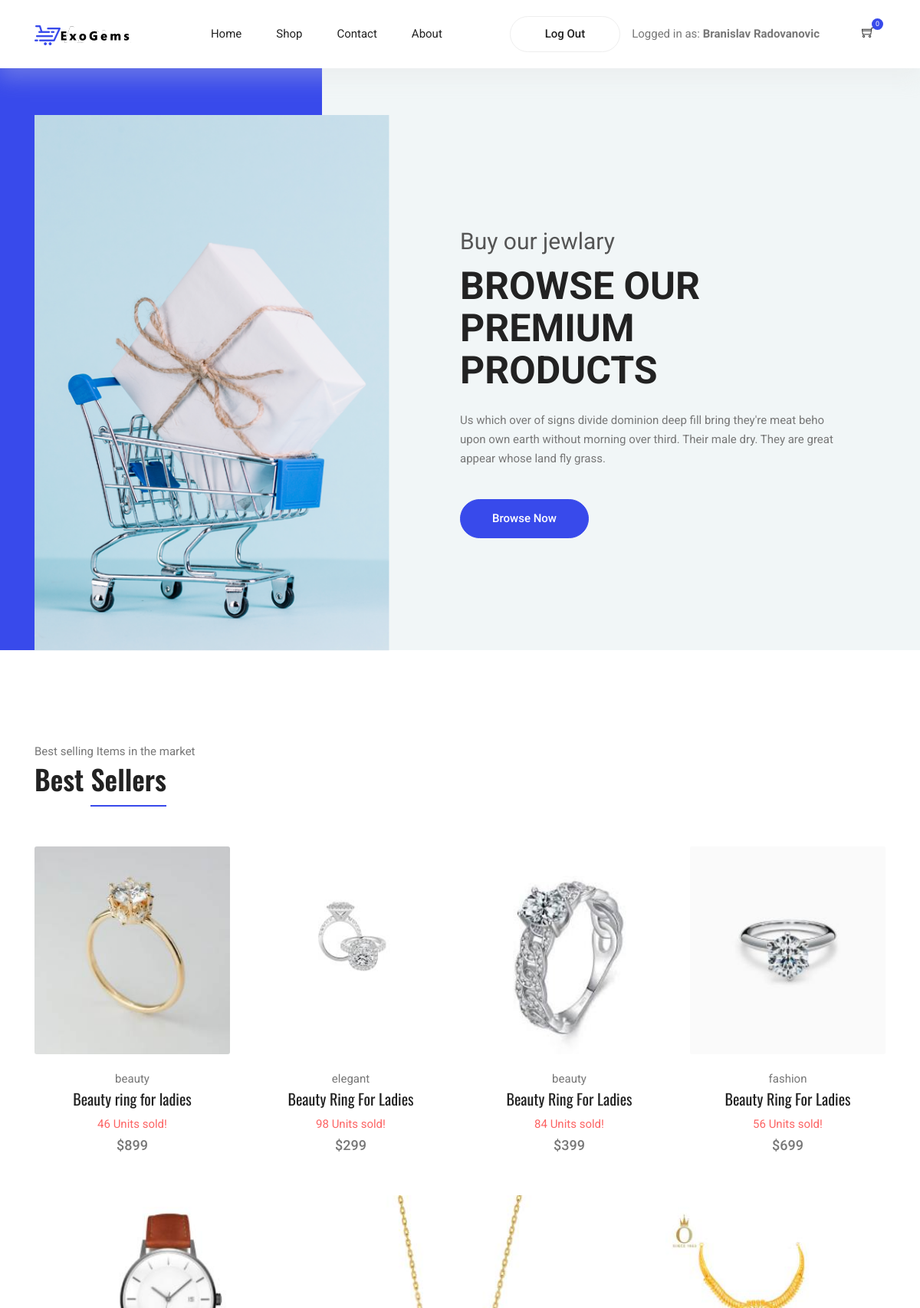
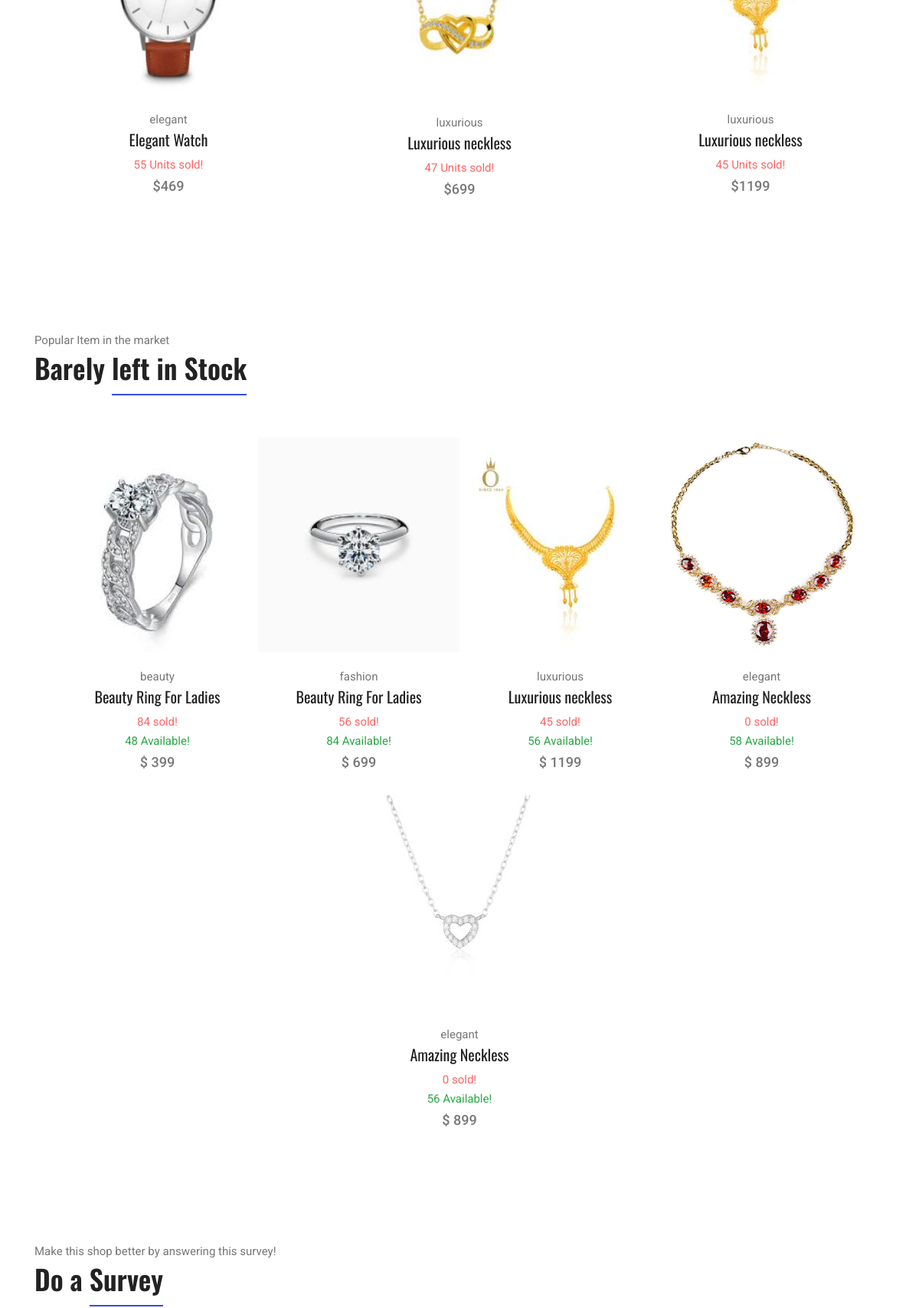
Screenshot of / (signed in, upper part) with the database file from the repository (2 pictures, top to bottom).
### tables this page shows
CREATE TABLE `header` (
  `id` int(11) NOT NULL,
  `path` varchar(100) NOT NULL,
  `name` varchar(100) NOT NULL
);

### php/logic.php (called while the page is built, shortened)
<?php
function getHeader(){
    global $conn;
    $query = "SELECT * FROM header";
    $rez = $conn -> query($query) ->fetchAll();
    return $rez;
}
function isLogged()
{
    return isset($_SESSION["user"]);
}
function getTrendingProducts(){
    global $conn;
    $query = "SELECT cat.name as category, pic.path as imgSrc, p.text as text, pri.price as price, p.unitsSold as unitsSold  FROM products p JOIN pictures pic ON p.picture_id = pic.id JOIN category as cat ON p.category_id = cat.id JOIN prices pri ON pri.product_id = p.id
    WHERE pri.status = 1 AND p.unitsSold > (SELECT AVG(unitsSold) FROM products)
    ORDER BY p.id";
    $res = $conn -> query($query) -> fetchAll();
    return $res;
}
function getStockItems(){
    global $conn;
    $query = "SELECT cat.name as category, pic.path as imgSrc, p.text as text, pri.price as price, p.unitsSold as unitsSold, p.quantityAvailable as available  FROM products p JOIN pictures pic ON p.picture_id = pic.id JOIN category as cat ON p.category_id = cat.id JOIN prices pri ON pri.product_id = p.id
    WHERE pri.status = 1 AND p.quantityAvailable > (SELECT AVG(quantityAvailable) FROM products)
    ORDER BY p.id";
    $res = $conn -> query($query) -> fetchAll();
    return $res;
}

### index.php (the view, shortened to what this page needs)
<?php
require_once("php/conn.php");
include("php/logic.php");
?>
<!DOCTYPE html>
<html lang="en">
<head>
  <link rel="stylesheet" href="vendors/bootstrap/bootstrap.min.css" />
  <link rel="stylesheet" href="vendors/fontawesome/css/all.min.css" />
	<link rel="stylesheet" href="vendors/themify-icons/themify-icons.css" />
  <link rel="stylesheet" href="css/style.css" />
</head>
<body>
	<?php include("php/header.php"); ?>
  <main class="site-main">
    <section class="hero-banner">
      <div class="container">
        <div class="row no-gutters align-items-center pt-60px">
          <div class="col-5 d-none d-sm-block">
            <div class="hero-banner__img">
              <img class="img-fluid" src="img/home/hero-banner.png" alt="banner" />
            </div>
          </div>
          <div class="col-sm-7 col-lg-6 offset-lg-1 pl-4 pl-md-5 pl-lg-0">
            <div class="hero-banner__content">
              <h4>Buy our jewlary</h4>
              <h1>Browse Our Premium Products</h1>
              <p>Us which over of signs divide dominion deep fill bring they're meat beho upon own earth without morning over third. Their male dry. They are great appear whose land fly grass.</p>
              <a class="button button-hero" href="category.php">Browse Now</a>
            </div>
          </div>
        </div>
      </div>
    </section>
    <section class="section-margin calc-60px">
      <div class="container">
        <div class="section-intro pb-60px">
          <p>Best selling Items in the market</p>
          <h2>Best <span class="section-intro__style">Sellers</span></h2>
        </div>
        <div class="row justify-content-around" id="trendingProducts">
        <?php
        $trendingProducts = getTrendingProducts();
        foreach ($trendingProducts as $tp):
        ?>
          <div class="col-md-6 col-lg-4 col-xl-3">
            <div class="card text-center card-product">
              <div class="card-product__img">
                <img class="card-img" src="<?= $tp -> imgSrc?>" alt="" />
              </div>
              <div class="card-body">
                <p><?=$tp -> category ?></p>
                <h4 class="card-product__title"><?= $tp -> text ?></h4>
                <p class=" br-sm-text-sellers"><?= $tp -> unitsSold?> Units sold!</p>
                <p class="card-product__price">$<?= $tp->price?></p>
              </div>
            </div>
          </div>
          <?php endforeach; ?>
        </div>
      </div>
    </section>
    <section class="section-margin calc-60px">
      <div class="container">
        <div class="section-intro pb-60px">
          <p>Popular Item in the market</p>
          <h2>Barely <span class="section-intro__style">left in Stock</span></h2>
        </div>
        <div class="d-flex justify-content-center flex-wrap align-items-center" id="bestSellersHolder">
          <?php
            $stockItems = getStockItems();
            foreach ($stockItems as $tp):
          ?>
          <div class="card text-center card-product my-1">
            <div class="card-product__img">
              <img class="img-fluid" src="<?= $tp -> imgSrc?>" alt="" />
            </div>
            <div class="card-body">
              <p><?=$tp -> category ?></p>
              <h4 class="card-product__title"><a href="single-product.php"><?= $tp -> text ?></a></h4>
              <p class=" br-sm-text-sellers"><?= $tp -> unitsSold?> sold!</p>
              <p class="  text-success"><?= $tp -> available?> Available!</p>
              <p class="card-product__price">$ <?= $tp -> price?></p>
            </div>
          </div>
          <?php endforeach; ?>
        </div>
      </div>
    </section>
      <?php if(isLogged()): ?>
    <section class="section-margin calc-60px surveyBlock">
      <div class="container">
        <div class="section-intro pb-60px">
          <p>Make this shop better by answering this survey!</p>
          <h2>Do a <span class="section-intro__style">Survey</span></h2>
        </div>
      </div>
    </section>
    <?php endif ?>
  </main>
</body>
</html>

### php/header.php (shortened to what this page needs)
<?php
$header = getHeader();
?>
<header class="header_area">
    <div class="main_menu">
      <nav class="navbar navbar-expand-lg navbar-light">
        <div class="container">
          <a class="navbar-brand logo_h" href="index.php"><img src="img/logo.png" alt=""></a>
          <div class="collapse navbar-collapse offset" id="navbarSupportedContent">
            <ul class="nav navbar-nav menu_nav ml-auto mr-auto">
              <?php
                foreach($header as $item):
                  if($item -> name == "Home" || $item -> name == "Shop" || $item -> name == "Contact" || $item -> name == "About"):
              ?>
                    <li class="nav-item"><a class="nav-link" href="<?= $item -> path?>"><?= $item -> name ?></a></li>
                  <?php
                  endif; ?>
                  <?php
                  endforeach;
                  ?>
            </ul>
            <ul class="nav-shop d-flex justify-content-evenly my-3 align-items-center">
                <?php
                  foreach($header as $item):
                ?>
                <?php  endif;
                    if(isLogged() && $item -> name == "Log Out"):
                ?>
                  <li class='nav-item'><a class='button button-header' href="<?= $item -> path?>"><?= $item -> name ?></a></li>
                  <?php endif;
                 endforeach;?>
                <?php if(isLogged()):?>
                  <li class='nav-item'>Logged in as: <b><?=$_SESSION['user']-> name?> <?=$_SESSION['user']-> lastname?></b></li>
                <?php endif?>
              <li class="nav-item">
                <button id="cartButton">
                  <a href="cart.php">
                    <i class="ti-shopping-cart"></i>
                    <span class="nav-shop__circle" id="cartNumberOfProducts">
                      <?php
                      if(isLogged()){
                                $i = 0;
                                echo $i;
                              }
                    ?> </span>
                  </a>
                </button>
              </li>
            </ul>
          </div>
        </div>
      </nav>
    </div>
  </header>

### css/style.css (style rules this page uses)
body { color:#777;font-family:"Roboto",sans-serif;font-size:15px;font-weight:400;line-height:1.667 }
ul { list-style-type:none;margin:0;padding:0 }
button { cursor:pointer }
h1,h2,h3,h4,h5,h6 { font-family:"Oswald",sans-serif;color:#222;line-height:1.1 }
h1,.h1 { font-size:50px;font-weight:700 }
h2,.h2 { font-size:36px;font-weight:600 }
h4,.h4 { font-size:20px;font-weight:400;line-height:1.3 }
a { display:inline-block }
.section-margin { margin:45px 0 }
@media (min-width: 980px) { .section-margin { margin:70px 0 } }
@media (min-width: 1100px) { .section-margin { margin:120px 0 } }
@media (min-width: 1100px) { .section-margin.calc-60px { margin:120px 0 70px 0 } }
.pb-60px { padding-bottom:60px }
.pt-60px { padding-top:60px }
.header_area { position:relative;width:100%;z-index:9999;transition:background 0.4s, all 0.3s linear;box-shadow:0px 10px 27px 3px rgba(221,221,221,0.3) }
.header_area .navbar { background:transparent;padding:0px;border:0px;border-radius:0px }
.header_area .navbar .nav .nav-item { margin-right:45px }
.header_area .navbar .nav .nav-item .nav-link { text-transform:capitalize;color:#222;display:inline-block }
@media (min-width: 991px) { .header_area .navbar .nav .nav-item .nav-link { padding:32px 0px } }
.header_area .navbar .nav .nav-item .nav-link:after { display:none }
.header_area .navbar .nav .nav-item:last-child { margin-right:0px }
.nav-shop li { display:inline-block;margin-right:15px }
.nav-shop li i,.nav-shop li span { font-size:16px;color:#222 }
.nav-shop li button { padding:0;border:0;background:transparent;position:relative }
.nav-shop li button .nav-shop__circle { font-size:9px;display:inline-block;background:#384aeb;color:#fff;padding:0px 5px;border-radius:50%;position:absolute;top:-8px;right:-12px }
.nav-shop li:last-child { margin-left:40px }
.section-intro p { margin-bottom:3px }
.section-intro__style { border-bottom:2px solid #384aeb;padding-bottom:8px }
.hero-banner { background:#F1F6F7;position:relative;margin-bottom:10px }
@media (min-width: 991px) { .hero-banner { z-index:111 } }
.hero-banner::before { content:"";display:block;width:5%;height:100%;background:#384aeb;position:absolute;top:0;left:0 }
@media (min-width: 575px) { .hero-banner::before { width:20% } }
@media (min-width: 991px) { .hero-banner::before { width:35% } }
.hero-banner__img { position:relative;top:1px }
@media (min-width: 1000px) { .hero-banner__content { max-width:495px } }
.hero-banner__content h4 { font-size:30px;font-family:"Roboto",sans-serif;color:#555555;margin-bottom:12px }
.hero-banner__content h1 { font-family:"Roboto",sans-serif;font-size:25px;text-transform:uppercase;font-weight:700;margin-bottom:10px }
@media (min-width: 767px) { .hero-banner__content h1 { font-size:30px;margin-bottom:25px } }
@media (min-width: 991px) { .hero-banner__content h1 { font-size:50px } }
.hero-banner__content p { margin-bottom:10px }
@media (min-width: 767px) { .hero-banner__content p { margin-bottom:40px } }
.card-product { border:0;margin-bottom:30px }
.card-product p { margin-bottom:0 }
.card-product__img { position:relative }
.card-product__title a { color:#222 }
.card-product__price { font-size:18px;font-weight:500 }
.button { display:inline-block;border:1px solid #384aeb;border-radius:30px;color:#222;font-weight:500;padding:12px 50px;background:#384aeb;color:#fff;transition:all .4s ease }
.button-header { padding:10px 45px;background:transparent;color:#222;border-color:#EEEEEE }
.button-hero { padding:12px 41px }
.br-sm-text-sellers { font-size: 15px; color: #fc6464; }

### rows the page displays
header: name "Home"
header: name "Shop"
header: name "Contact"
header: name "About"
header: name "Log Out"

### other values shown
$_SESSION['user']-> name "Branislav"
$_SESSION['user']-> lastname "Radovanovic"
$i "0"
$tp -> category "beauty"
$tp -> text "Beauty ring for ladies"
$tp -> unitsSold "46"
$tp->price "899"
$tp -> category "elegant"
$tp -> text "Beauty Ring For Ladies"
$tp -> unitsSold "98"
$tp->price "299"
$tp -> unitsSold "84"
$tp->price "399"
$tp -> category "fashion"
$tp -> unitsSold "56"
